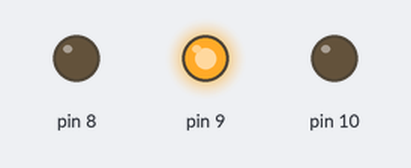
A sketch run on a simulated Arduino Uno, built with avr-gcc and run on an emulated ATmega328P. Shown: output pins drawn as LEDs (lit = HIGH).

Above: at 0.05 s.
At 0.75 s:
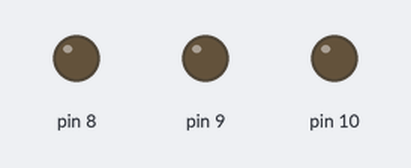
At 1.45 s:
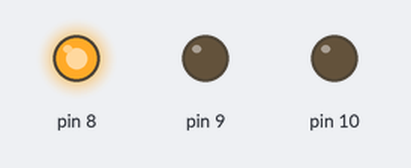
At 2.85 s:
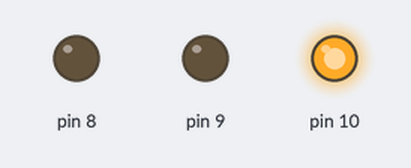
Timing chart, 0 to 3.1 s (numbered marks = the images above):
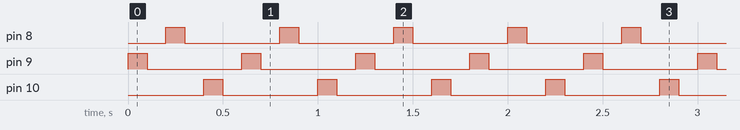

Measured:
- by itself, pin 8–10: alternates HIGH for 0.10 s and LOW for 0.50 s

The sketch:

multiple_led.ino
```cpp
//multiple LED simulteneously
void setup() {
  // put your setup code here, to run once:

  pinMode(8, OUTPUT);
  pinMode(9, OUTPUT);
  pinMode(10, OUTPUT);

}

void loop() {
  // put your main code here, to run repeatedly:
  //led A
  digitalWrite(9, HIGH);
  delay(100);
  digitalWrite(9, LOW);
  delay(100);

   //led B
  digitalWrite(8, HIGH);
  delay(100);
  digitalWrite(8, LOW);
  delay(100);

   //led C
  digitalWrite(10, HIGH);
  delay(100);
  digitalWrite(10, LOW);
  delay(100);

}
```
